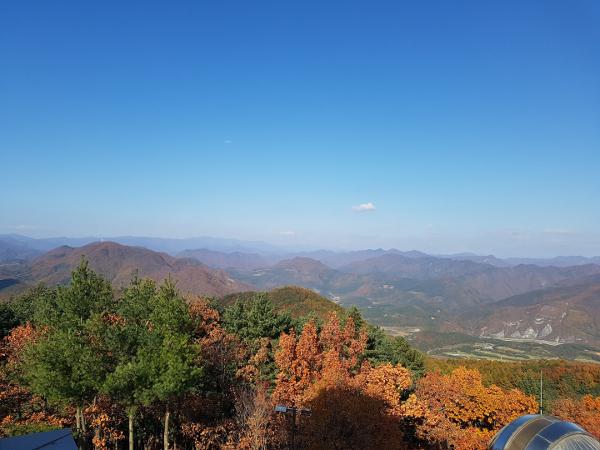
#> input picture openCV/openCV.py/image_processing/mountain.jpg, 600 x 450 px
$ python 20.histogram_2DHistograms.py
#> lines starting #> are read from the running program, lines starting #| are printed output that depends on the picture
import numpy as np
import cv2 as cv
from matplotlib import pyplot as plt
img = cv.imread('mountain.jpg')
#> img is the input picture: shape (450, 600, 3); mean B, G, R 151.4, 127.3, 100.2
assert img is not None, "file could not be read, check with os.path.exists()"

# 2D Histogram in OpenCV..

hsv = cv.cvtColor(img,cv.COLOR_BGR2HSV)
#> hsv: shape (450, 600, 3); mean H, S, V 79.1, 122.9, 167.3
hist = cv.calcHist([hsv], [0, 1], None, [180, 256], [0, 180, 0, 256])
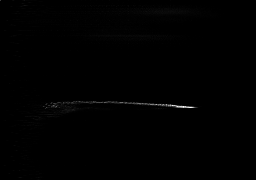
#> hist: shape (180, 256) float32; min 0, max 1602, mean 5.9; drawn with min black and max white

print( hsv )
#> (printed output is left out)

# 2D Histogram in Numpy..

hsv = cv.cvtColor(img,cv.COLOR_BGR2HSV)
h, s,v = cv.split(hsv)
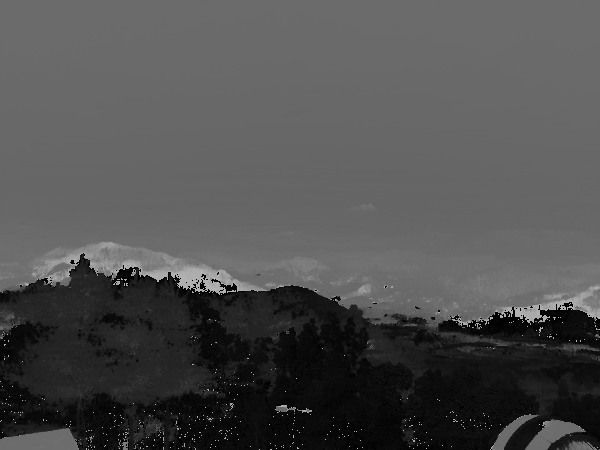
#> h: shape (450, 600); min 0, max 179, mean 79.1
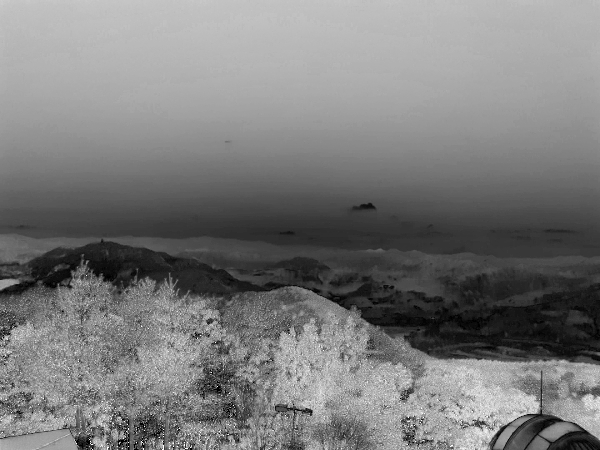
#> s: shape (450, 600); min 0, max 255, mean 122.9
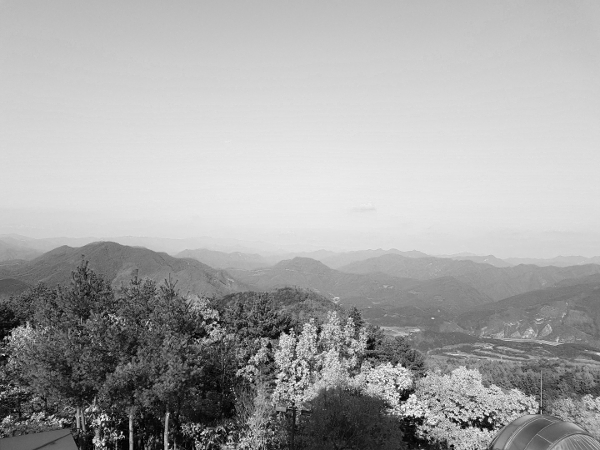
#> v: shape (450, 600); min 0, max 255, mean 167.3
hist, xbins, ybins = np.histogram2d(h.ravel(),s.ravel(),[180,256],[[0,180],[0,256]])
#> xbins = 181 values from 0 to 180; ybins = 257 values from 0 to 256

print( hist )
#> (printed output is left out)

# Plotting 2D Histograms
plt.imshow( hist, interpolation = 'nearest')
plt.show()

$ run again, with openCV/openCV.py/image_processing/apple.jpg copied over openCV/openCV.py/image_processing/mountain.jpg
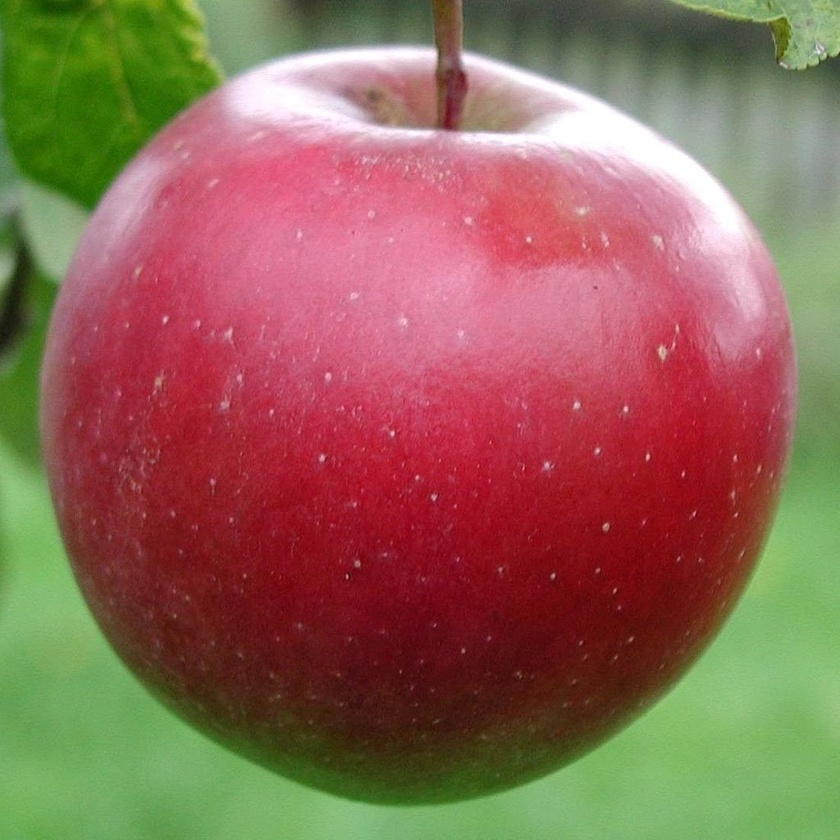
#> input picture openCV/openCV.py/image_processing/apple.jpg, 840 x 840 px, shrunk from 1024 x 1024 before the run
#> img is the input picture: shape (840, 840, 3); mean B, G, R 86.2, 103.1, 144.1
#> hsv: shape (840, 840, 3); mean H, S, V 104, 140.4, 159.8
#> (printed output is left out)
#> `h, s,v = cv.split(hsv)`:
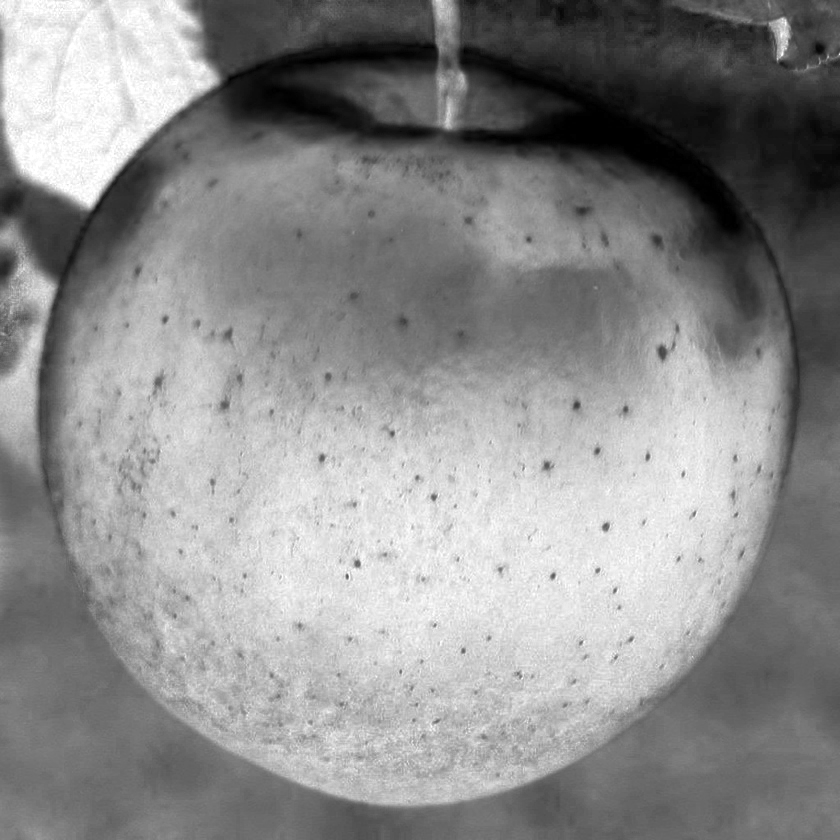
#> s: shape (840, 840); min 0, max 255, mean 140.4
#> `h, s,v = cv.split(hsv)`:
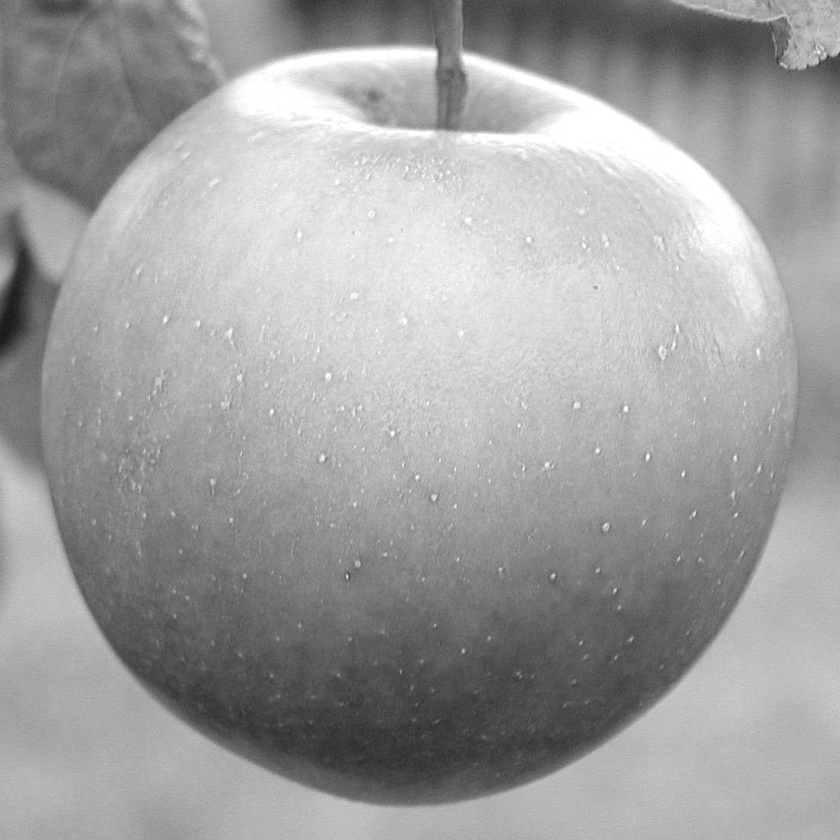
#> v: shape (840, 840); min 21, max 255, mean 159.8
#> xbins = 181 values from 0 to 180; ybins = 257 values from 0 to 256
#> (printed output is left out)
